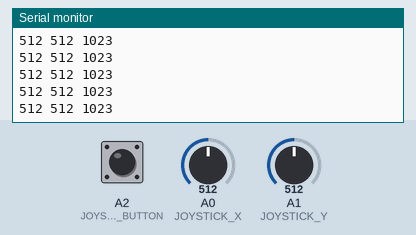
A sketch run on a simulated Arduino Uno, built with avr-gcc and run on an emulated ATmega328P. On the bench: the last lines printed to the serial monitor. Inputs (shaded band) come from the test bench; at power-on: A0 (JOYSTICK_X) = 512, A1 (JOYSTICK_Y) = 512, A2 (JOYSTICK_BUTTON) HIGH.

Above: at 1.3 s.
1.4 s: A0 (JOYSTICK_X) set to 716
At 1.68 s:
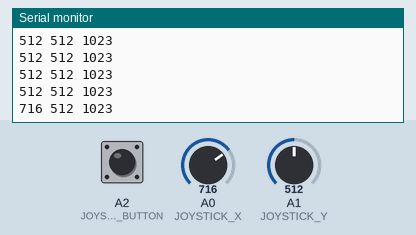
2.9 s: A1 (JOYSTICK_Y) set to 716
At 2.93 s:
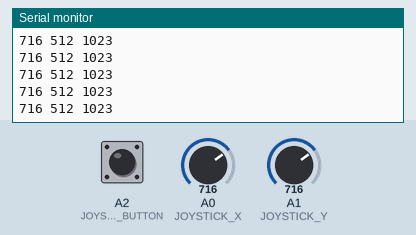
4.4 s: A2 (JOYSTICK_BUTTON) pulled LOW for 0.3 s
At 4.68 s:
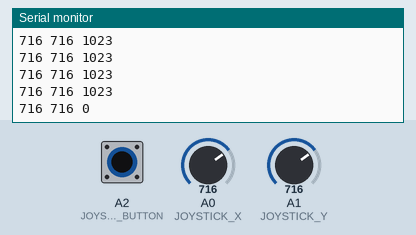
6.2 s: A0 (JOYSTICK_X) set to 900
At 6.43 s:
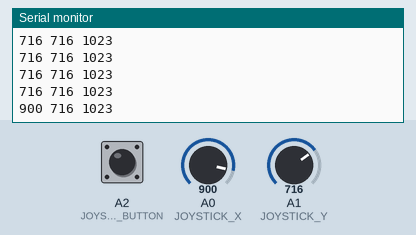
7.7 s: A2 (JOYSTICK_BUTTON) pulled LOW for 1 s
At 7.93 s:
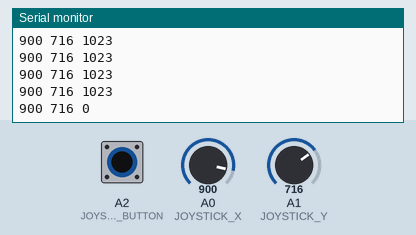
10.2 s: A1 (JOYSTICK_Y) set to 900
At 10.43 s:
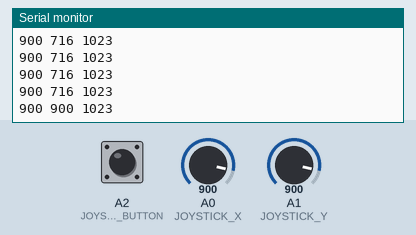
Timing chart, 0 to 12.7 s (numbered marks = the images above; inputs shaded):
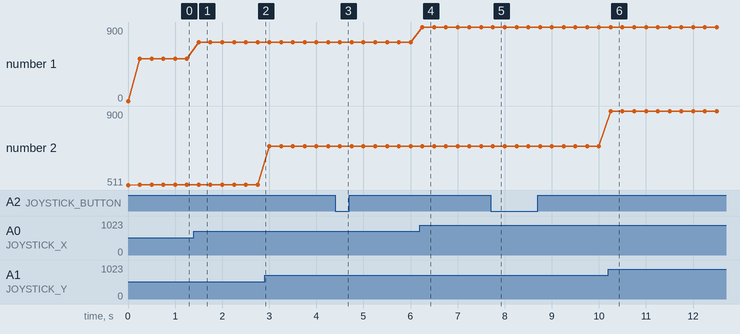

The sketch:

Joystick.ino
```cpp
/*
 * Joystick
 * ========
 *
 * Test program for the Joystick
 *
 */

// If unset, output is suitable for the Serial Plotter.
//#define OUTPUT_SERIAL_MONITOR

#define JOYSTICK_X  A0
#define JOYSTICK_Y  A1
/* NB: The button is connected to A2, not DIO Pin 2 */
#define JOYSTICK_BUTTON A2

#define JOYSTICK_READ_INTERVAL  250

void setup() {

  Serial.begin(115200);
  while (!Serial) {
    delay(1);
  }
#ifdef OUTPUT_SERIAL_MONITOR
  Serial.println("Joystick test program");
#else
  Serial.println("X Y B");
  Serial.println("0 511 1023");     // Set the scale on the plotter with some dummy values
#endif
  pinMode (JOYSTICK_BUTTON, INPUT_PULLUP);
}

unsigned long lastRead = 0;


void loop() {

  unsigned long _now = millis();

  if (_now - lastRead >= JOYSTICK_READ_INTERVAL) {
    lastRead = _now;
    int x = analogRead(JOYSTICK_X);
    int y = analogRead(JOYSTICK_Y);
    int b = digitalRead(JOYSTICK_BUTTON);
#ifdef OUTPUT_SERIAL_MONITOR
    Serial.print("(X, Y, B) = (");
      Serial.print(x); Serial.print(", ");
      Serial.print(y); Serial.print(", ");
      Serial.print(b); Serial.println(")");
#else
      Serial.print(x); Serial.print(" ");
      Serial.print(y); Serial.print(" ");
      Serial.println(b *1023);
#endif
  }
}
```

Measured:
- after the input at 1.4 s, the serial monitor: prints a new line after 0.10 s (image 1)
- after the input at 4.4 s, the serial monitor: prints a new line after 0.10 s (image 3)
- after the input at 6.2 s, the serial monitor: prints a new line after 0.05 s (image 4)
- after the input at 7.7 s, the serial monitor: prints a new line after 0.05 s (image 5)
- after the input at 10.2 s, the serial monitor: prints a new line after 0.05 s (image 6)
- plotted number 1: 512 → 716 after the input at 1.4 s, 716 → 900 after the input at 6.2 s
